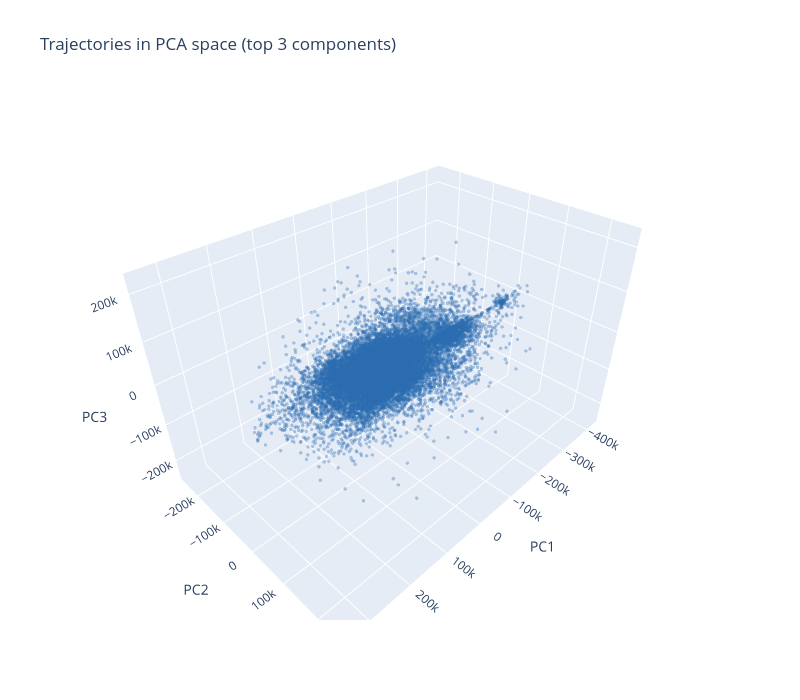

Source (notebook cell):
### Code cell
import plotly.graph_objects as go

# --- interactive 3D scatter of trajectories in PCA space ---
fig = go.Figure(data=[go.Scatter3d(
    x=train_pca_vectors[:, 0],
    y=train_pca_vectors[:, 1],
    z=train_pca_vectors[:, 2],
    mode="markers",
    marker=dict(
        size=2,
        color="#2b6cb0",
        opacity=0.35,
    ),
    text=list(train_contours.keys()),  # hover shows filename
    hovertemplate="PC1: %{x:.2f}<br>PC2: %{y:.2f}<br>PC3: %{z:.2f}<br>%{text}<extra></extra>",
)])

fig.update_layout(
    title="Trajectories in PCA space (top 3 components)",
    scene=dict(
        xaxis_title="PC1",
        yaxis_title="PC2",
        zaxis_title="PC3",
    ),
    width=800,
    height=700,
)

fig.show()

### Figure 1 — Plotly figure (JSON) as saved in the notebook; plotly's stock layout.template omitted (floating-point values rounded to 4 significant figures; data arrays with more than 128 entries replaced by an {"elided": "..."} marker saying what was removed)
{"data": [{"hovertemplate": "PC1: %{x:.2f}<br>PC2: %{y:.2f}<br>PC3: %{z:.2f}<br>%{text}<extra></extra>", "marker": {"color": "#2b6cb0", "opacity": 0.35, "size": 2}, "mode": "markers", "text": {"elided": "19787 str values"}, "type": "scatter3d", "x": {"elided": "19787 float values"}, "y": {"elided": "19787 float values"}, "z": {"elided": "19787 float values"}}], "layout": {"height": 700, "scene": {"xaxis": {"title": {"text": "PC1"}}, "yaxis": {"title": {"text": "PC2"}}, "zaxis": {"title": {"text": "PC3"}}}, "title": {"text": "Trajectories in PCA space (top 3 components)"}, "width": 800}}
